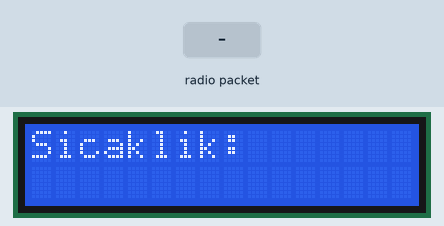
This sketch was run on a simulated Arduino Uno, built with avr-gcc and run on an emulated ATmega328P. Shown: 16×2 character LCD. The test bench sets the inputs (shaded band). No radio packets arrive unless stated.

Above: at 1.2 s.
1.3 s: radio packet "1" arrives
At 2.0 s:
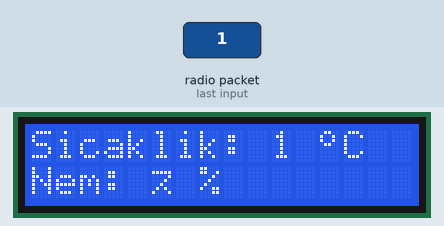
2.8 s: radio packet "0" arrives
At 3.1 s:
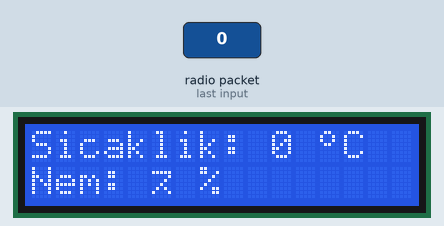
4.3 s: radio packet "2" arrives
At 5.5 s:
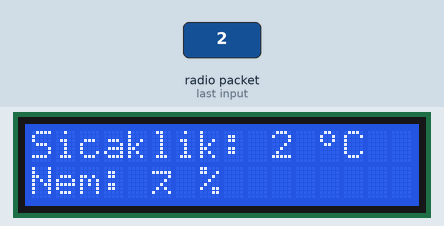
Timing chart, 0 to 7.3 s (numbered marks = the images above; inputs shaded):
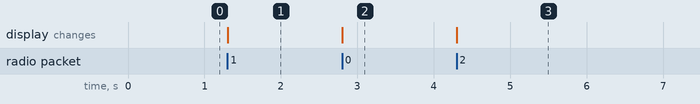

The sketch:

8.3.4_alici.ino
```cpp
//Kütüphaneler eklenir.
#include <VirtualWire.h>
#include <LiquidCrystal.h>
// LCD ekran için pin tanımlamaları yapılır.
LiquidCrystal lcd(7, 6, 5, 4, 3, 2);

// Derece sembolü çizdirilir.
byte derecesembol[8] = {
B01100,
B10010,
B10010,
B01100,
B00000,
B00000,
B00000,
B00000
};

int i;// değişken tanımlanır.

void setup() {
lcd.begin(16,2);  // LCD tanımlanır ve başlatılır.
lcd.createChar(1, derecesembol);  // Derece sembolü 1 değişkenine atanarak oluşturulur.
vw_setup(4800);  // Kütüphane iletişim hızı belirlenir.
vw_rx_start();   // Veri alma işlemi başlatılır.
vw_set_rx_pin(11); // Veri alma işlemi için kullanılacak pin atanır.
lcd.clear();   // LCD ekran başlatılır.
}

void loop() {
uint8_t buf[VW_MAX_MESSAGE_LEN];      // Gelen veriyi arabellekte tutacak değişken dizi olarak tanımlanır.
uint8_t buflen = VW_MAX_MESSAGE_LEN;  // Gelen verinin uzunluğunu tutan değişken tanımlanır.
lcd.setCursor(0,0);  //LCD ekran sol üst köşeden başlayarak...
lcd.print("Sicaklik: ");  // Sıcaklık yazar...
if (vw_get_message(buf, &buflen))    // Eğer veri alımı gerçekleşirse...
{
for (i=0;i<2;i++)  // Verinin ilk iki karakteri döngü içinde okutularak...
{
lcd.write(buf[i]);  // LCD ekrana yazdırılır.
}
lcd.write(1);  // Sıcaklık değerinden sonra derece sembolü yazdırılır.
lcd.print("C");
lcd.setCursor(0,1); //2.satırdan itibaren...
lcd.print("Nem: "); //Nem yazdırılır
for (i=2;i<4;i++)  // Son iki karakter döngü içinde okutularak...
{
lcd.write(buf[i]); // LCD ekrana yazdırılır.
}
lcd.print("%"); //Nem değerinden sonra yüzdelik sembolü yazdırılır.
}
}
```

Measured:
- after the input at 1.3 s, the display: changes at once (image 1)
- after the input at 2.8 s, the display: changes at once (image 2)
- after the input at 4.3 s, the display: changes at once (image 3)
